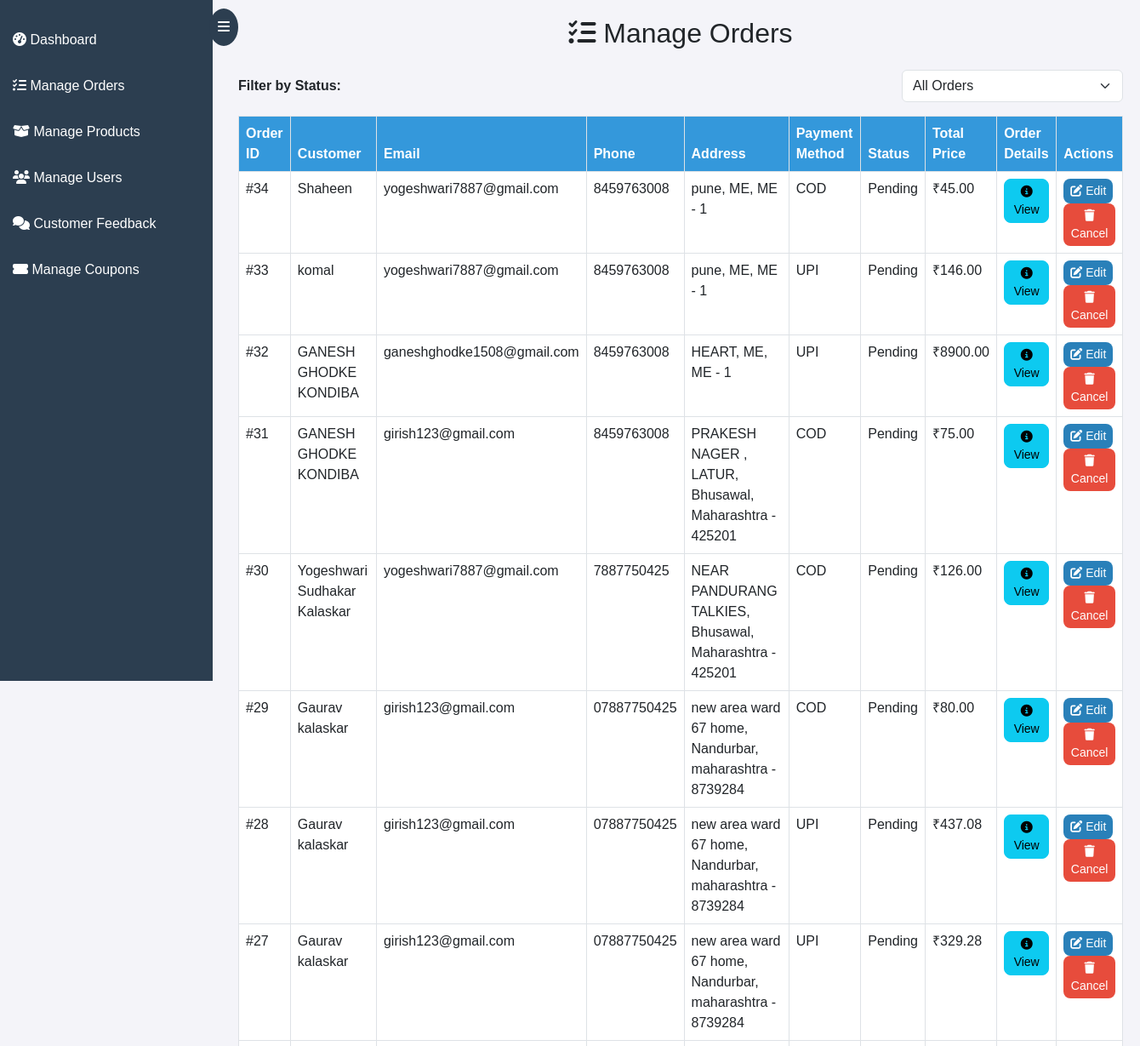
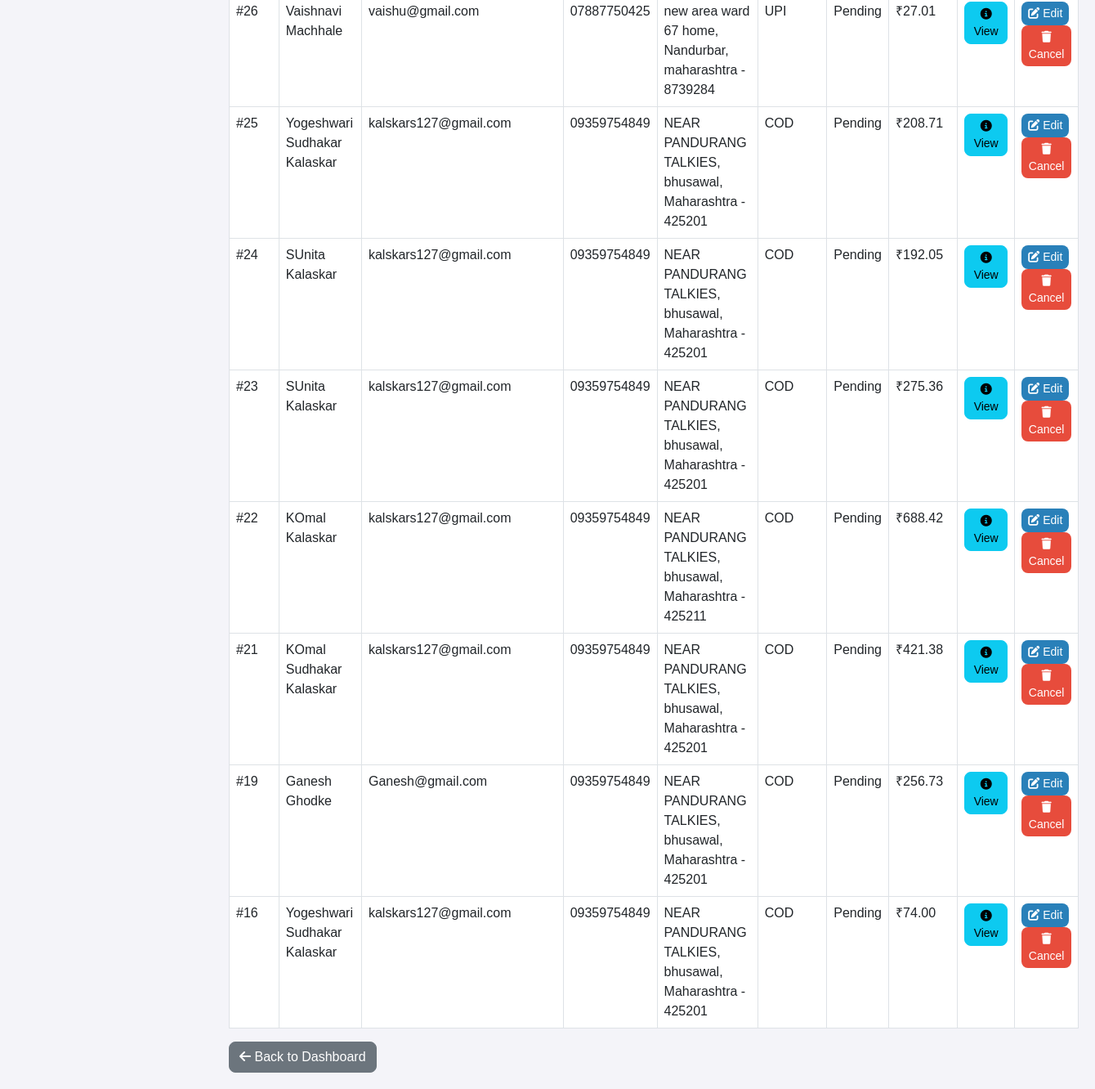
Page /admin-panel/orders/ on the committed database (2 pictures, top to bottom).
### myApp/models.py (models this page shows, shortened)
class Order(models.Model):
    PAYMENT_CHOICES = [
        ('COD', 'Cash on Delivery'),
        ('UPI', 'UPI Payment'),
        ('CARD', 'Credit/Debit Card'),
    ]
    STATUS_CHOICES = [
        ('Pending', 'Pending'),
        ('Processing', 'Processing'),
        ('Shipped', 'Shipped'),
        ('Delivered', 'Delivered'),
        ('Cancelled', 'Cancelled'),
    ]
    full_name = models.CharField(max_length=100)
    email = models.EmailField()
    phone = models.CharField(max_length=15)
    address = models.TextField()
    city = models.CharField(max_length=100)
    state = models.CharField(max_length=100)
    zip_code = models.CharField(max_length=10)
    payment_method = models.CharField(max_length=10, choices=PAYMENT_CHOICES)
    order_date = models.DateTimeField(auto_now_add=True)
    total_price = models.DecimalField(max_digits=10, decimal_places=2)
    status = models.CharField(max_length=20, choices=STATUS_CHOICES, default='Pending')
    order_items = models.JSONField(default=list)  # Proper JSON storage
    discount_amount = models.DecimalField(max_digits=10, decimal_places=2, default=Decimal('0.00'))
    coupon_discount = models.DecimalField(max_digits=10, decimal_places=2, default=Decimal('0.00'))
    coupon_code = models.CharField(max_length=50, blank=True, null=True)
    def get_order_items_display(self):
        try:
            items = json.loads(self.order_items) if isinstance(self.order_items, str) else self.order_items
            print("Loaded order items:", items)  # Debugging
            return "<br>".join([f"{item.get('product_name', 'Unknown Product')} (Qty: {item.get('quantity', 0)})" for item in items])
        except (json.JSONDecodeError, TypeError) as e:
            print("Error parsing order items:", e)  # Debugging
            return "No valid order items available"

### myApp/views.py (the view)
# urls.py: path('orders/', manage_orders, name='manage_orders'),
def manage_orders(request):
    orders = Order.objects.all().order_by('-order_date')
    return render(request, 'admin_panel/manage_orders.html', {'orders': orders})

### templates/admin_panel/manage_orders.html (shortened to what this page needs)
<!DOCTYPE html>
<html lang="en">
<head>
    <link rel="stylesheet" href="https://cdn.jsdelivr.net/npm/bootstrap@5.3.0/dist/css/bootstrap.min.css">
    <link rel="stylesheet" href="https://cdnjs.cloudflare.com/ajax/libs/font-awesome/6.4.2/css/all.min.css">
</head>
<body>
    <div class="sidebar" id="sidebar">
        <span class="toggle-btn" onclick="toggleSidebar()"><i class="fas fa-bars"></i></span>
        <a href="{% url 'admin_dashboard' %}"><i class="fas fa-tachometer-alt"></i> Dashboard</a>
        <a href="{% url 'manage_orders' %}"><i class="fas fa-tasks"></i> Manage Orders</a>
        <a href="{% url 'manage_products' %}"><i class="fas fa-box-open"></i> Manage Products</a>
        <a href="{% url 'manage_users' %}"><i class="fas fa-users"></i> Manage Users</a>
        <a href="{% url 'manage_feedback' %}"><i class="fas fa-comments"></i> Customer Feedback</a>
        <a href="{% url 'coupon_list' %}" class="active"><i class="fas fa-ticket-alt"></i> Manage Coupons</a>
    </div>
    <div class="main-content">
        <h2 class="text-center mb-4"><i class="fas fa-tasks"></i> Manage Orders</h2>
        <div class="filter-container">
            <label for="statusFilter"><b>Filter by Status:</b></label>
            <select id="statusFilter" class="form-select w-25" onchange="filterOrders()">
                <option value="all">All Orders</option>
            </select>
        </div>
        <table class="table table-bordered mt-3" id="orderTable">
            <thead>
                <tr>
                    <th>Order ID</th>
                    <th>Customer</th>
                    <th>Email</th>
                    <th>Phone</th>
                    <th>Address</th>
                    <th>Payment Method</th>
                    <th>Status</th>
                    <th>Total Price</th>
                    <th>Order Details</th>
                    <th>Actions</th>
                </tr>
            </thead>
            <tbody>
                {% for order in orders %}
                <tr>
                    <td>#{{ order.id }}</td>
                    <td>{{ order.full_name }}</td>
                    <td>{{ order.email }}</td>
                    <td>{{ order.phone }}</td>
                    <td>{{ order.address }}, {{ order.city }}, {{ order.state }} - {{ order.zip_code }}</td>
                    <td>{{ order.payment_method }}</td>
                    <td>{{ order.status|title }}</td>
                    <td>₹{{ order.total_price }}</td>
                    <td>
                        <button type="button" class="btn btn-info btn-sm" data-bs-toggle="popover" data-bs-html="true"
                            data-bs-content="{{ order.get_order_items_display|safe }}">
                            <i class="fas fa-info-circle"></i> View
                        </button>
                    </td>
                    <td>
                        <a href="{% url 'edit_order' order.id %}" class="btn btn-edit btn-sm"><i class="fas fa-edit"></i> Edit</a>
                        <form action="{% url 'cancel_order' order.id %}" method="POST" style="display:inline;">
                            <button type="submit" class="btn btn-cancel btn-sm" onclick="return confirm('Are you sure you want to cancel this order?')">
                                <i class="fas fa-trash"></i> Cancel
                            </button>
                        </form>
                    </td>
                </tr>
                {% endfor %}
            </tbody>
        </table>
        <a href="{% url 'admin_dashboard' %}" class="btn btn-secondary"><i class="fas fa-arrow-left"></i> Back to Dashboard</a>
    </div>
</body>
</html>

### templates/admin_panel/manage_orders.html (style rules this page uses)
body { background-color: #f4f4f9; font-family: 'Arial', sans-serif; display: flex; }
.sidebar { width: 250px; background: #2c3e50; color: white; position: fixed; height: 100vh; padding-top: 20px; transition: 0.3s ease-in-out; }
.sidebar a { display: block; color: white; padding: 15px; text-decoration: none; font-size: 16px; transition: 0.3s; }
.sidebar .toggle-btn { position: absolute; top: 10px; right: -30px; background: #2c3e50; color: white; border-radius: 50%; padding: 10px; cursor: pointer; transition: 0.3s ease-in-out; }
.main-content { margin-left: 260px; padding: 20px; width: 100%; transition: 0.3s ease-in-out; }
.main-content { margin-left: 260px; padding: 20px; width: 100%; transition: all 0.3s; }
.table th { background-color: #3498db; color: white; }
.btn { border-radius: 8px; }
.btn-edit { background-color: #2980b9; color: white; border: none; }
.btn-cancel { background-color: #e74c3c; color: white; border: none; }
.filter-container { display: flex; justify-content: space-between; align-items: center; margin-bottom: 15px; }

### rows in the picture
Order: id "34", full_name "Shaheen", email "yogeshwari7887@gmail.com", phone "8459763008", address "pune", city "ME", state "ME", zip_code "1", payment_method "COD", status "Pending", total_price "45.00"
Order: id "33", full_name "komal", email "yogeshwari7887@gmail.com", phone "8459763008", address "pune", city "ME", state "ME", zip_code "1", payment_method "UPI", status "Pending", total_price "146.00"
Order: id "32", full_name "GANESH GHODKE KONDIBA", email "ganeshghodke1508@gmail.com", phone "8459763008", address "HEART", city "ME", state "ME", zip_code "1", payment_method "UPI", status "Pending", total_price "8900.00"
Order: id "31", full_name "GANESH GHODKE KONDIBA", email "girish123@gmail.com", phone "8459763008", address "PRAKESH NAGER , LATUR", city "Bhusawal", state "Maharashtra", zip_code "425201", payment_method "COD", status "Pending", total_price "75.00"
Order: id "30", full_name "Yogeshwari Sudhakar Kalaskar", email "yogeshwari7887@gmail.com", phone "7887750425", address "NEAR PANDURANG TALKIES", city "Bhusawal", state "Maharashtra", zip_code "425201", payment_method "COD", status "Pending", total_price "126.00"
Order: id "29", full_name "Gaurav kalaskar", email "girish123@gmail.com", phone "07887750425", address "new area ward 67 home", city "Nandurbar", state "maharashtra", zip_code "8739284", payment_method "COD", status "Pending", total_price "80.00"
Order: id "28", full_name "Gaurav kalaskar", email "girish123@gmail.com", phone "07887750425", address "new area ward 67 home", city "Nandurbar", state "maharashtra", zip_code "8739284", payment_method "UPI", status "Pending", total_price "437.08"
Order: id "27", full_name "Gaurav kalaskar", email "girish123@gmail.com", phone "07887750425", address "new area ward 67 home", city "Nandurbar", state "maharashtra", zip_code "8739284", payment_method "UPI", status "Pending", total_price "329.28"
Order: id "26", full_name "Vaishnavi Machhale", email "vaishu@gmail.com", phone "07887750425", address "new area ward 67 home", city "Nandurbar", state "maharashtra", zip_code "8739284", payment_method "UPI", status "Pending", total_price "27.01"
Order: id "25", full_name "Yogeshwari Sudhakar Kalaskar", email "kalskars127@gmail.com", phone "09359754849", address "NEAR PANDURANG TALKIES", city "bhusawal", state "Maharashtra", zip_code "425201", payment_method "COD", status "Pending", total_price "208.71"
Order: id "24", full_name "SUnita Kalaskar", email "kalskars127@gmail.com", phone "09359754849", address "NEAR PANDURANG TALKIES", city "bhusawal", state "Maharashtra", zip_code "425201", payment_method "COD", status "Pending", total_price "192.05"
Order: id "23", full_name "SUnita Kalaskar", email "kalskars127@gmail.com", phone "09359754849", address "NEAR PANDURANG TALKIES", city "bhusawal", state "Maharashtra", zip_code "425201", payment_method "COD", status "Pending", total_price "275.36"
Order: id "22", full_name "KOmal Kalaskar", email "kalskars127@gmail.com", phone "09359754849", address "NEAR PANDURANG TALKIES", city "bhusawal", state "Maharashtra", zip_code "425211", payment_method "COD", status "Pending", total_price "688.42"
Order: id "21", full_name "KOmal Sudhakar Kalaskar", email "kalskars127@gmail.com", phone "09359754849", address "NEAR PANDURANG TALKIES", city "bhusawal", state "Maharashtra", zip_code "425201", payment_method "COD", status "Pending", total_price "421.38"
Order: id "19", full_name "Ganesh Ghodke", email "Ganesh@gmail.com", phone "09359754849", address "NEAR PANDURANG TALKIES", city "bhusawal", state "Maharashtra", zip_code "425201", payment_method "COD", status "Pending", total_price "256.73"
Order: id "16", full_name "Yogeshwari Sudhakar Kalaskar", email "kalskars127@gmail.com", phone "09359754849", address "NEAR PANDURANG TALKIES", city "bhusawal", state "Maharashtra", zip_code "425201", payment_method "COD", status "Pending", total_price "74.00"
